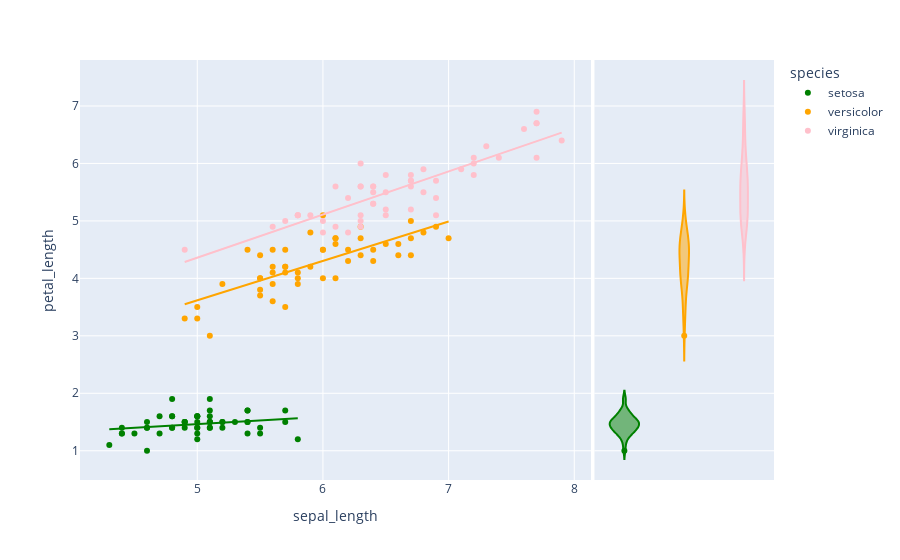

Here is the notebook cell this chart was saved with:
### Code cell
px.scatter(data_frame=iris,
           x='sepal_length',
           y='petal_length',
           height=450,
           color='species',
           hover_data=['sepal_width', 'petal_width'],
           marginal_y='violin',
           trendline='ols',
           color_discrete_map={'versicolor': 'orange', 'setosa': 'green', 'virginica': 'pink'}
          )

### Figure 1 — Plotly figure (JSON) as saved in the notebook; plotly's stock layout.template omitted (floating-point values rounded to 4 significant figures)
{"data": [{"customdata": [[3.5, 0.2], [3, 0.2], [3.2, 0.2], [3.1, 0.2], [3.6, 0.2], [3.9, 0.4], [3.4, 0.3], [3.4, 0.2], [2.9, 0.2], [3.1, 0.1], [3.7, 0.2], [3.4, 0.2], [3, 0.1], [3, 0.1], [4, 0.2], [4.4, 0.4], [3.9, 0.4], [3.5, 0.3], [3.8, 0.3], [3.8, 0.3], [3.4, 0.2], [3.7, 0.4], [3.6, 0.2], [3.3, 0.5], [3.4, 0.2], [3, 0.2], [3.4, 0.4], [3.5, 0.2], [3.4, 0.2], [3.2, 0.2], [3.1, 0.2], [3.4, 0.4], [4.1, 0.1], [4.2, 0.2], [3.1, 0.1], [3.2, 0.2], [3.5, 0.2], [3.1, 0.1], [3, 0.2], [3.4, 0.2], [3.5, 0.3], [2.3, 0.3], [3.2, 0.2], [3.5, 0.6], [3.8, 0.4], [3, 0.3], [3.8, 0.2], [3.2, 0.2], [3.7, 0.2], [3.3, 0.2]], "hovertemplate": "species=setosa<br>sepal_length=%{x}<br>petal_length=%{y}<br>sepal_width=%{customdata[0]}<br>petal_width=%{customdata[1]}<extra></extra>", "legendgroup": "setosa", "marker": {"color": "green", "symbol": "circle"}, "mode": "markers", "name": "setosa", "orientation": "v", "showlegend": true, "type": "scatter", "x": [5.1, 4.9, 4.7, 4.6, 5, 5.4, 4.6, 5, 4.4, 4.9, 5.4, 4.8, 4.8, 4.3, 5.8, 5.7, 5.4, 5.1, 5.7, 5.1, 5.4, 5.1, 4.6, 5.1, 4.8, 5, 5, 5.2, 5.2, 4.7, 4.8, 5.4, 5.2, 5.5, 4.9, 5, 5.5, 4.9, 4.4, 5.1, 5, 4.5, 4.4, 5, 5.1, 4.8, 5.1, 4.6, 5.3, 5], "xaxis": "x", "y": [1.4, 1.4, 1.3, 1.5, 1.4, 1.7, 1.4, 1.5, 1.4, 1.5, 1.5, 1.6, 1.4, 1.1, 1.2, 1.5, 1.3, 1.4, 1.7, 1.5, 1.7, 1.5, 1, 1.7, 1.9, 1.6, 1.6, 1.5, 1.4, 1.6, 1.6, 1.5, 1.5, 1.4, 1.5, 1.2, 1.3, 1.5, 1.3, 1.5, 1.3, 1.3, 1.3, 1.6, 1.9, 1.4, 1.6, 1.4, 1.5, 1.4], "yaxis": "y"}, {"alignmentgroup": "True", "customdata": [[3.5, 0.2], [3, 0.2], [3.2, 0.2], [3.1, 0.2], [3.6, 0.2], [3.9, 0.4], [3.4, 0.3], [3.4, 0.2], [2.9, 0.2], [3.1, 0.1], [3.7, 0.2], [3.4, 0.2], [3, 0.1], [3, 0.1], [4, 0.2], [4.4, 0.4], [3.9, 0.4], [3.5, 0.3], [3.8, 0.3], [3.8, 0.3], [3.4, 0.2], [3.7, 0.4], [3.6, 0.2], [3.3, 0.5], [3.4, 0.2], [3, 0.2], [3.4, 0.4], [3.5, 0.2], [3.4, 0.2], [3.2, 0.2], [3.1, 0.2], [3.4, 0.4], [4.1, 0.1], [4.2, 0.2], [3.1, 0.1], [3.2, 0.2], [3.5, 0.2], [3.1, 0.1], [3, 0.2], [3.4, 0.2], [3.5, 0.3], [2.3, 0.3], [3.2, 0.2], [3.5, 0.6], [3.8, 0.4], [3, 0.3], [3.8, 0.2], [3.2, 0.2], [3.7, 0.2], [3.3, 0.2]], "hovertemplate": "species=setosa<br>petal_length=%{y}<br>sepal_width=%{customdata[0]}<br>petal_width=%{customdata[1]}<extra></extra>", "legendgroup": "setosa", "marker": {"color": "green", "symbol": "circle"}, "name": "setosa", "offsetgroup": "setosa", "scalegroup": "y", "showlegend": false, "type": "violin", "xaxis": "x2", "y": [1.4, 1.4, 1.3, 1.5, 1.4, 1.7, 1.4, 1.5, 1.4, 1.5, 1.5, 1.6, 1.4, 1.1, 1.2, 1.5, 1.3, 1.4, 1.7, 1.5, 1.7, 1.5, 1, 1.7, 1.9, 1.6, 1.6, 1.5, 1.4, 1.6, 1.6, 1.5, 1.5, 1.4, 1.5, 1.2, 1.3, 1.5, 1.3, 1.5, 1.3, 1.3, 1.3, 1.6, 1.9, 1.4, 1.6, 1.4, 1.5, 1.4], "yaxis": "y2"}, {"hovertemplate": "<b>OLS trendline</b><br>petal_length = 0.129891 * sepal_length + 0.813768<br>R<sup>2</sup>=0.069630<br><br>species=setosa<br>sepal_length=%{x}<br>petal_length=%{y} <b>(trend)</b><extra></extra>", "legendgroup": "setosa", "marker": {"color": "green", "symbol": "circle"}, "mode": "lines", "name": "setosa", "showlegend": false, "type": "scatter", "x": [4.3, 4.4, 4.4, 4.4, 4.5, 4.6, 4.6, 4.6, 4.6, 4.7, 4.7, 4.8, 4.8, 4.8, 4.8, 4.8, 4.9, 4.9, 4.9, 4.9, 5, 5, 5, 5, 5, 5, 5, 5, 5.1, 5.1, 5.1, 5.1, 5.1, 5.1, 5.1, 5.1, 5.2, 5.2, 5.2, 5.3, 5.4, 5.4, 5.4, 5.4, 5.4, 5.5, 5.5, 5.7, 5.7, 5.8], "xaxis": "x", "y": [1.372, 1.385, 1.385, 1.385, 1.398, 1.411, 1.411, 1.411, 1.411, 1.424, 1.424, 1.437, 1.437, 1.437, 1.437, 1.437, 1.45, 1.45, 1.45, 1.45, 1.463, 1.463, 1.463, 1.463, 1.463, 1.463, 1.463, 1.463, 1.476, 1.476, 1.476, 1.476, 1.476, 1.476, 1.476, 1.476, 1.489, 1.489, 1.489, 1.502, 1.515, 1.515, 1.515, 1.515, 1.515, 1.528, 1.528, 1.554, 1.554, 1.567], "yaxis": "y"}, {"customdata": [[3.2, 1.4], [3.2, 1.5], [3.1, 1.5], [2.3, 1.3], [2.8, 1.5], [2.8, 1.3], [3.3, 1.6], [2.4, 1], [2.9, 1.3], [2.7, 1.4], [2, 1], [3, 1.5], [2.2, 1], [2.9, 1.4], [2.9, 1.3], [3.1, 1.4], [3, 1.5], [2.7, 1], [2.2, 1.5], [2.5, 1.1], [3.2, 1.8], [2.8, 1.3], [2.5, 1.5], [2.8, 1.2], [2.9, 1.3], [3, 1.4], [2.8, 1.4], [3, 1.7], [2.9, 1.5], [2.6, 1], [2.4, 1.1], [2.4, 1], [2.7, 1.2], [2.7, 1.6], [3, 1.5], [3.4, 1.6], [3.1, 1.5], [2.3, 1.3], [3, 1.3], [2.5, 1.3], [2.6, 1.2], [3, 1.4], [2.6, 1.2], [2.3, 1], [2.7, 1.3], [3, 1.2], [2.9, 1.3], [2.9, 1.3], [2.5, 1.1], [2.8, 1.3]], "hovertemplate": "species=versicolor<br>sepal_length=%{x}<br>petal_length=%{y}<br>sepal_width=%{customdata[0]}<br>petal_width=%{customdata[1]}<extra></extra>", "legendgroup": "versicolor", "marker": {"color": "orange", "symbol": "circle"}, "mode": "markers", "name": "versicolor", "orientation": "v", "showlegend": true, "type": "scatter", "x": [7, 6.4, 6.9, 5.5, 6.5, 5.7, 6.3, 4.9, 6.6, 5.2, 5, 5.9, 6, 6.1, 5.6, 6.7, 5.6, 5.8, 6.2, 5.6, 5.9, 6.1, 6.3, 6.1, 6.4, 6.6, 6.8, 6.7, 6, 5.7, 5.5, 5.5, 5.8, 6, 5.4, 6, 6.7, 6.3, 5.6, 5.5, 5.5, 6.1, 5.8, 5, 5.6, 5.7, 5.7, 6.2, 5.1, 5.7], "xaxis": "x", "y": [4.7, 4.5, 4.9, 4, 4.6, 4.5, 4.7, 3.3, 4.6, 3.9, 3.5, 4.2, 4, 4.7, 3.6, 4.4, 4.5, 4.1, 4.5, 3.9, 4.8, 4, 4.9, 4.7, 4.3, 4.4, 4.8, 5, 4.5, 3.5, 3.8, 3.7, 3.9, 5.1, 4.5, 4.5, 4.7, 4.4, 4.1, 4, 4.4, 4.6, 4, 3.3, 4.2, 4.2, 4.2, 4.3, 3, 4.1], "yaxis": "y"}, {"alignmentgroup": "True", "customdata": [[3.2, 1.4], [3.2, 1.5], [3.1, 1.5], [2.3, 1.3], [2.8, 1.5], [2.8, 1.3], [3.3, 1.6], [2.4, 1], [2.9, 1.3], [2.7, 1.4], [2, 1], [3, 1.5], [2.2, 1], [2.9, 1.4], [2.9, 1.3], [3.1, 1.4], [3, 1.5], [2.7, 1], [2.2, 1.5], [2.5, 1.1], [3.2, 1.8], [2.8, 1.3], [2.5, 1.5], [2.8, 1.2], [2.9, 1.3], [3, 1.4], [2.8, 1.4], [3, 1.7], [2.9, 1.5], [2.6, 1], [2.4, 1.1], [2.4, 1], [2.7, 1.2], [2.7, 1.6], [3, 1.5], [3.4, 1.6], [3.1, 1.5], [2.3, 1.3], [3, 1.3], [2.5, 1.3], [2.6, 1.2], [3, 1.4], [2.6, 1.2], [2.3, 1], [2.7, 1.3], [3, 1.2], [2.9, 1.3], [2.9, 1.3], [2.5, 1.1], [2.8, 1.3]], "hovertemplate": "species=versicolor<br>petal_length=%{y}<br>sepal_width=%{customdata[0]}<br>petal_width=%{customdata[1]}<extra></extra>", "legendgroup": "versicolor", "marker": {"color": "orange", "symbol": "circle"}, "name": "versicolor", "offsetgroup": "versicolor", "scalegroup": "y", "showlegend": false, "type": "violin", "xaxis": "x2", "y": [4.7, 4.5, 4.9, 4, 4.6, 4.5, 4.7, 3.3, 4.6, 3.9, 3.5, 4.2, 4, 4.7, 3.6, 4.4, 4.5, 4.1, 4.5, 3.9, 4.8, 4, 4.9, 4.7, 4.3, 4.4, 4.8, 5, 4.5, 3.5, 3.8, 3.7, 3.9, 5.1, 4.5, 4.5, 4.7, 4.4, 4.1, 4, 4.4, 4.6, 4, 3.3, 4.2, 4.2, 4.2, 4.3, 3, 4.1], "yaxis": "y2"}, {"hovertemplate": "<b>OLS trendline</b><br>petal_length = 0.68647 * sepal_length + 0.185116<br>R<sup>2</sup>=0.568590<br><br>species=versicolor<br>sepal_length=%{x}<br>petal_length=%{y} <b>(trend)</b><extra></extra>", "legendgroup": "versicolor", "marker": {"color": "orange", "symbol": "circle"}, "mode": "lines", "name": "versicolor", "showlegend": false, "type": "scatter", "x": [4.9, 5, 5, 5.1, 5.2, 5.4, 5.5, 5.5, 5.5, 5.5, 5.5, 5.6, 5.6, 5.6, 5.6, 5.6, 5.7, 5.7, 5.7, 5.7, 5.7, 5.8, 5.8, 5.8, 5.9, 5.9, 6, 6, 6, 6, 6.1, 6.1, 6.1, 6.1, 6.2, 6.2, 6.3, 6.3, 6.3, 6.4, 6.4, 6.5, 6.6, 6.6, 6.7, 6.7, 6.7, 6.8, 6.9, 7], "xaxis": "x", "y": [3.549, 3.617, 3.617, 3.686, 3.755, 3.892, 3.961, 3.961, 3.961, 3.961, 3.961, 4.029, 4.029, 4.029, 4.029, 4.029, 4.098, 4.098, 4.098, 4.098, 4.098, 4.167, 4.167, 4.167, 4.235, 4.235, 4.304, 4.304, 4.304, 4.304, 4.373, 4.373, 4.373, 4.373, 4.441, 4.441, 4.51, 4.51, 4.51, 4.579, 4.579, 4.647, 4.716, 4.716, 4.784, 4.784, 4.784, 4.853, 4.922, 4.99], "yaxis": "y"}, {"customdata": [[3.3, 2.5], [2.7, 1.9], [3, 2.1], [2.9, 1.8], [3, 2.2], [3, 2.1], [2.5, 1.7], [2.9, 1.8], [2.5, 1.8], [3.6, 2.5], [3.2, 2], [2.7, 1.9], [3, 2.1], [2.5, 2], [2.8, 2.4], [3.2, 2.3], [3, 1.8], [3.8, 2.2], [2.6, 2.3], [2.2, 1.5], [3.2, 2.3], [2.8, 2], [2.8, 2], [2.7, 1.8], [3.3, 2.1], [3.2, 1.8], [2.8, 1.8], [3, 1.8], [2.8, 2.1], [3, 1.6], [2.8, 1.9], [3.8, 2], [2.8, 2.2], [2.8, 1.5], [2.6, 1.4], [3, 2.3], [3.4, 2.4], [3.1, 1.8], [3, 1.8], [3.1, 2.1], [3.1, 2.4], [3.1, 2.3], [2.7, 1.9], [3.2, 2.3], [3.3, 2.5], [3, 2.3], [2.5, 1.9], [3, 2], [3.4, 2.3], [3, 1.8]], "hovertemplate": "species=virginica<br>sepal_length=%{x}<br>petal_length=%{y}<br>sepal_width=%{customdata[0]}<br>petal_width=%{customdata[1]}<extra></extra>", "legendgroup": "virginica", "marker": {"color": "pink", "symbol": "circle"}, "mode": "markers", "name": "virginica", "orientation": "v", "showlegend": true, "type": "scatter", "x": [6.3, 5.8, 7.1, 6.3, 6.5, 7.6, 4.9, 7.3, 6.7, 7.2, 6.5, 6.4, 6.8, 5.7, 5.8, 6.4, 6.5, 7.7, 7.7, 6, 6.9, 5.6, 7.7, 6.3, 6.7, 7.2, 6.2, 6.1, 6.4, 7.2, 7.4, 7.9, 6.4, 6.3, 6.1, 7.7, 6.3, 6.4, 6, 6.9, 6.7, 6.9, 5.8, 6.8, 6.7, 6.7, 6.3, 6.5, 6.2, 5.9], "xaxis": "x", "y": [6, 5.1, 5.9, 5.6, 5.8, 6.6, 4.5, 6.3, 5.8, 6.1, 5.1, 5.3, 5.5, 5, 5.1, 5.3, 5.5, 6.7, 6.9, 5, 5.7, 4.9, 6.7, 4.9, 5.7, 6, 4.8, 4.9, 5.6, 5.8, 6.1, 6.4, 5.6, 5.1, 5.6, 6.1, 5.6, 5.5, 4.8, 5.4, 5.6, 5.1, 5.1, 5.9, 5.7, 5.2, 5, 5.2, 5.4, 5.1], "yaxis": "y"}, {"alignmentgroup": "True", "customdata": [[3.3, 2.5], [2.7, 1.9], [3, 2.1], [2.9, 1.8], [3, 2.2], [3, 2.1], [2.5, 1.7], [2.9, 1.8], [2.5, 1.8], [3.6, 2.5], [3.2, 2], [2.7, 1.9], [3, 2.1], [2.5, 2], [2.8, 2.4], [3.2, 2.3], [3, 1.8], [3.8, 2.2], [2.6, 2.3], [2.2, 1.5], [3.2, 2.3], [2.8, 2], [2.8, 2], [2.7, 1.8], [3.3, 2.1], [3.2, 1.8], [2.8, 1.8], [3, 1.8], [2.8, 2.1], [3, 1.6], [2.8, 1.9], [3.8, 2], [2.8, 2.2], [2.8, 1.5], [2.6, 1.4], [3, 2.3], [3.4, 2.4], [3.1, 1.8], [3, 1.8], [3.1, 2.1], [3.1, 2.4], [3.1, 2.3], [2.7, 1.9], [3.2, 2.3], [3.3, 2.5], [3, 2.3], [2.5, 1.9], [3, 2], [3.4, 2.3], [3, 1.8]], "hovertemplate": "species=virginica<br>petal_length=%{y}<br>sepal_width=%{customdata[0]}<br>petal_width=%{customdata[1]}<extra></extra>", "legendgroup": "virginica", "marker": {"color": "pink", "symbol": "circle"}, "name": "virginica", "offsetgroup": "virginica", "scalegroup": "y", "showlegend": false, "type": "violin", "xaxis": "x2", "y": [6, 5.1, 5.9, 5.6, 5.8, 6.6, 4.5, 6.3, 5.8, 6.1, 5.1, 5.3, 5.5, 5, 5.1, 5.3, 5.5, 6.7, 6.9, 5, 5.7, 4.9, 6.7, 4.9, 5.7, 6, 4.8, 4.9, 5.6, 5.8, 6.1, 6.4, 5.6, 5.1, 5.6, 6.1, 5.6, 5.5, 4.8, 5.4, 5.6, 5.1, 5.1, 5.9, 5.7, 5.2, 5, 5.2, 5.4, 5.1], "yaxis": "y2"}, {"hovertemplate": "<b>OLS trendline</b><br>petal_length = 0.750081 * sepal_length + 0.610468<br>R<sup>2</sup>=0.746884<br><br>species=virginica<br>sepal_length=%{x}<br>petal_length=%{y} <b>(trend)</b><extra></extra>", "legendgroup": "virginica", "marker": {"color": "pink", "symbol": "circle"}, "mode": "lines", "name": "virginica", "showlegend": false, "type": "scatter", "x": [4.9, 5.6, 5.7, 5.8, 5.8, 5.8, 5.9, 6, 6, 6.1, 6.1, 6.2, 6.2, 6.3, 6.3, 6.3, 6.3, 6.3, 6.3, 6.4, 6.4, 6.4, 6.4, 6.4, 6.5, 6.5, 6.5, 6.5, 6.7, 6.7, 6.7, 6.7, 6.7, 6.8, 6.8, 6.9, 6.9, 6.9, 7.1, 7.2, 7.2, 7.2, 7.3, 7.4, 7.6, 7.7, 7.7, 7.7, 7.7, 7.9], "xaxis": "x", "y": [4.286, 4.811, 4.886, 4.961, 4.961, 4.961, 5.036, 5.111, 5.111, 5.186, 5.186, 5.261, 5.261, 5.336, 5.336, 5.336, 5.336, 5.336, 5.336, 5.411, 5.411, 5.411, 5.411, 5.411, 5.486, 5.486, 5.486, 5.486, 5.636, 5.636, 5.636, 5.636, 5.636, 5.711, 5.711, 5.786, 5.786, 5.786, 5.936, 6.011, 6.011, 6.011, 6.086, 6.161, 6.311, 6.386, 6.386, 6.386, 6.386, 6.536], "yaxis": "y"}], "layout": {"autosize": true, "legend": {"title": {"text": "species"}, "tracegroupgap": 0}, "margin": {"t": 60}, "xaxis": {"anchor": "y", "autorange": true, "domain": [0, 0.7363], "range": [4.066, 8.134], "title": {"text": "sepal_length"}, "type": "linear"}, "xaxis2": {"anchor": "y2", "autorange": true, "domain": [0.7413, 1], "matches": "x2", "range": [-0.5, 2.5], "showgrid": false, "showline": false, "showticklabels": false, "ticks": "", "type": "category"}, "yaxis": {"anchor": "x", "autorange": true, "domain": [0, 1], "range": [0.4909, 7.8], "title": {"text": "petal_length"}, "type": "linear"}, "yaxis2": {"anchor": "x2", "autorange": true, "domain": [0, 1], "matches": "y", "range": [0.4909, 7.8], "showgrid": true, "showticklabels": false, "type": "linear"}}}
